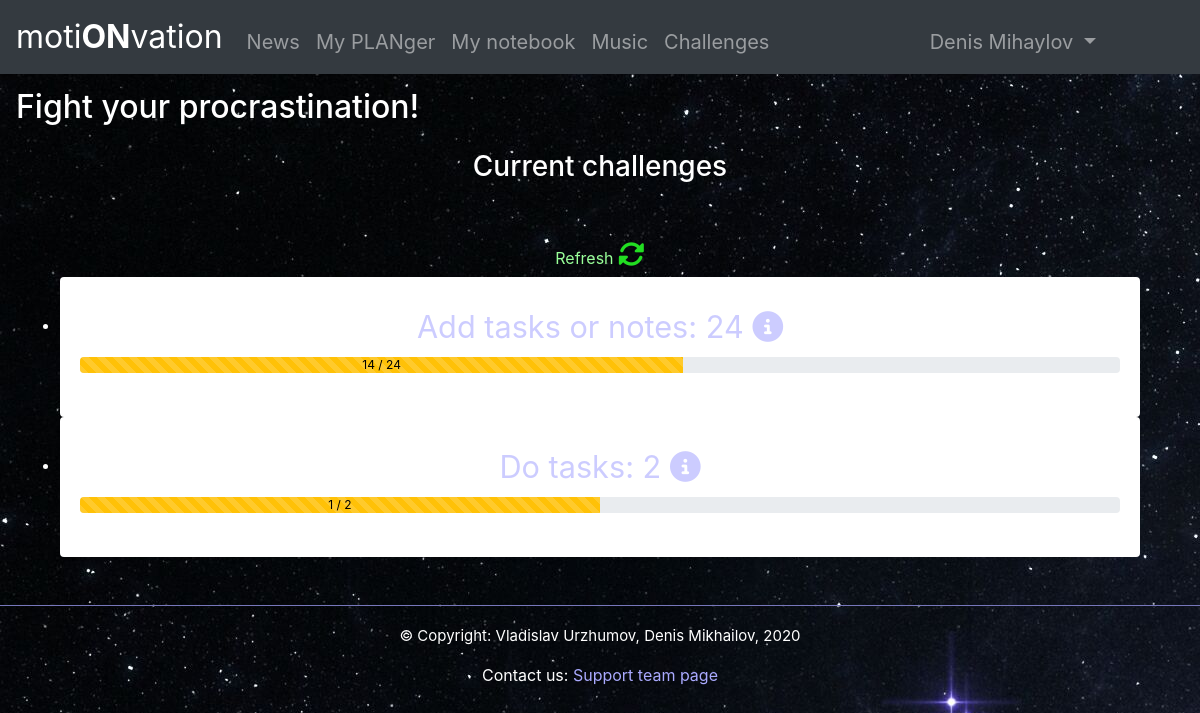
Page /challenges (signed in) on the committed database.
### motionvation/data/models/challenges.py (models this page shows)
class Challenge(SqlAlchemyBase, SerializerMixin):
    __tablename__ = 'challenges'
    id = Column(Integer, primary_key=True, autoincrement=True)
    title = Column(String)
    user_id = Column(Integer, ForeignKey('users.id'))
    required = Column(Integer)
    current = Column(Integer)
    add_task = Column(Boolean)
    delete_task = Column(Boolean)
    do_task = Column(Boolean)
    add_note = Column(Boolean)
    delete_note = Column(Boolean)
    do_challenge = Column(Boolean)
    get_level = Column(Boolean)
    get_xp = Column(Boolean)
    difficulty = Column(Integer)
    is_won = Column(Boolean)
    user = orm.relation('User')

### motionvation/application.py (the view, shortened to what this page needs)
@app.route('/challenges')
@login_required
def challenge():
    db = db_session.create_session()
    challenges_can_be_performed = db.query(Challenge).filter(Challenge.user == current_user,
                                                             Challenge.required <= Challenge.current,
                                                             Challenge.is_won == False).all().copy()
    db.commit()
    challenges_to_check = db.query(Challenge).filter(Challenge.user == current_user,
                                                     Challenge.is_won == False).all().copy()
    if len(challenges_to_check) == 0:
        return redirect('/refresh_challenges')
    percents = {}
    for i in range(len(challenges_to_check)):
        percents[challenges_to_check[i].title] = int(challenges_to_check[i].current /
                                                     challenges_to_check[i].required * 100)
    return render_template('challenge.html', title='Challenges', won=challenges_can_be_performed,
                           chs=challenges_to_check, prc=percents, xplost=refresh_challenge_xp * (-1),
                           useracc=(current_user.name + ' ' + current_user.surname))

### motionvation/application.py (called while the page is built)
@login_manager.user_loader
def load_user(user_id):
    db = db_session.create_session()
    return db.query(User).get(user_id)

### motionvation/data/db_session.py (called while the page is built)
def create_session() -> orm.Session:
    global __factory
    return __factory()

### motionvation/templates/challenge.html (shortened to what this page needs)
{% extends 'base.html' %}
{% block content %}
<main class='text-center container'>
    <h3 class="text-center">Current challenges</h3>
    <span class="d-inline-block" tabindex="0" data-toggle="tooltip" title="Refresh challenges manually">
        <a class="btn btn-note" href="#" style="color: #9f9;" data-toggle="modal" data-target="#refreshInfo">Refresh <i class="fas fa-sync-alt" style="color: #2d2; font-size: 20pt;"></i></a>
    </span>
    <div class="container">
        <ul class="list-group">
            {% for ch in chs %}
            <li>
                <div class="card" style="width: 1080px; height: 140px; border: none;">
                    <div class="card-body">
                        <section class='simple-inline'>
                            <span class="d-inline-block" tabindex="0" data-toggle="tooltip" title="View info">
                                <a href="#" class="btn btn-note" data-toggle="modal" data-target="#chInfo-{{ch.title}}" style='color: #ccf; font-size: 23pt;'>{{ ch.title }} <i class="fas fa-info-circle" style="color: #ccf"></i></a>
                            </span>
                            <div class="progress" style="color: black;">
                                <div class="progress-bar bg-warning progress-bar-striped" role="progressbar" style="width: {{ch.current / ch.required * 100 // 1}}%; color: #000;">
                                    {{ch.current}} / {{ch.required}}
                                </div>
                            </div>
                        </section>
                    </div>
                </div>
            </li>
            {% endfor %}
        </ul>
    </div>
    </main>
{% endblock %}

### motionvation/static/css/style.css (style rules this page uses)
h3 { margin-bottom: 50px; }
body { background: url(../img/7.jpg); color: #fff; }

### rows in the picture
Challenge: title "Add tasks or notes: 24", current "14", required "24"
Challenge: title "Do tasks: 2", current "1", required "2"

### other values in the picture
{{ useracc }} "Denis Mihaylov"
